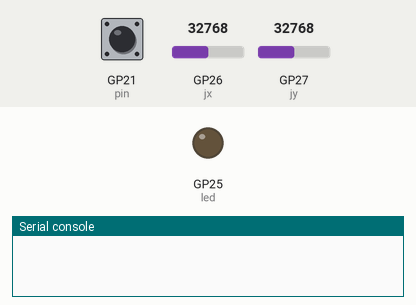
Recording of a program running on a simulated Raspberry Pi Pico running CircuitPython. On the bench: output pins drawn as LEDs (lit = HIGH), the last lines printed to the serial console. Dashed ring = blinking. The test bench sets the inputs (shaded band); at power-on: GP21 (pin) HIGH, GP26 (jx) = 32768, GP27 (jy) = 32768 (analog values on the 0–65535 scale). USB keyboard and mouse output is not drawn.

Above: at 0.1 s.
1.3 s: GP21 (pin) pulled LOW for 0.15 s
At 1.87 s:
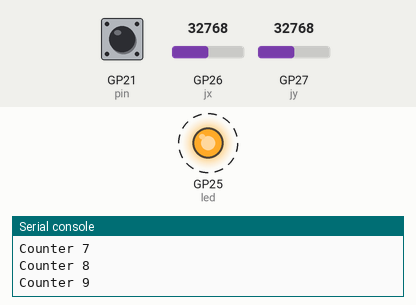
4.3 s: GP21 (pin) pulled LOW for 3.2 s
Timing chart, 0 to 15.0 s (numbered marks = the images above; inputs shaded):
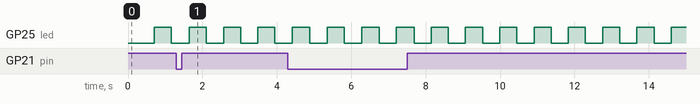

The program:

main.py
```python
import time
import board
import analogio
import digitalio
import usb_hid
from adafruit_hid.keyboard import Keyboard
from adafruit_hid.keycode import Keycode
from adafruit_debouncer import Debouncer

#buffer VALUES
ARCADE = 210
FIGHTING = 60
buffer = ARCADE

#HID member
kbd = Keyboard(usb_hid.devices)

#joystick pins
jy = analogio.AnalogIn(board.A1)
jx = analogio.AnalogIn(board.A0)

#led flash
led = digitalio.DigitalInOut(board.GP25)
led.direction = digitalio.Direction.OUTPUT

#button, debounce library to ensure accurate button presses
pin = digitalio.DigitalInOut(board.GP21)
pin.direction = digitalio.Direction.INPUT
pin.pull = digitalio.Pull.UP
button = Debouncer(pin)

#declare global variable to store previous input and check with current
prevX = None
prevY = None
prevButton = None
calibC = 0
xCalib, yCalib = 0, 0
xsum, ysum = 0, 0
cled = 0
#to determine voltage at analog pins
def get_voltage(raw):
    return (raw * 3.3) / 65536

while True:
    time.sleep(0.015) #sleep to avoid reduce cpu usage
    #must call every iteration to get updated button state
    button.update()

    cled += 1
    if cled == 15:
        led.value = 0
    elif cled == 45:
        #reset so int dooes not take more space than necessary
        led.value = 1
    cled = 0 if cled == 60 else cled
    #print(f"LED: {cled}")
    #read joystick inputs inputs
    x = int(((jx.value) - 32768) / 100)
    y = int(((jy.value) - 32768) / 100)

    #calibration setting, hold button for 4.5 seconds
    if not button.value:
        calibC += 1
        print(f'Counter {calibC}')
        if calibC >= 200:
            print("Calibrating, hold joystick in center position")
            xsum = xsum + x
            ysum = ysum + y
            #print(f'Sum(x,y): {xsum} {ysum}')
            if calibC == 300:
                #print(f'Calibration: {xavg} {yavg}')
                xavg = int(xsum/(300-200))
                yavg = int(ysum/(300-200))
                xCalib = -xavg
                yCalib = -yavg
                calibC = 0
                print(f'Calibration Values(x,y): {xCalib} {yCalib} ')
                kbd.release(Keycode.TAB)
                time.sleep(3.3)
                print("Calibrated!")
            continue

    else:
        xsum, ysum, xavg, yavg, calibC = 0, 0, 0, 0, 0

    #print(f'Calibration --- Counter:{calibC} x:{xCalib} y:{yCalib}')
    ####uncomment to test raw values, edit if there is stick drift occuring (make auto calibration or GUI)###
    #print("x raw:", jx.value, "y raw:", jy.value)
    #print(f"X: {x} Y: {y}")
    xtemp = x
    ytemp = y
    x = x + xCalib
    y = y + yCalib
    #format joystick input for simple logic
    if x > buffer:
        x = 2 #right
    elif x < -buffer:
        x = 0 #left
    else:
        x = 1 #center
    if y > buffer:
        y = 0 #up
    elif y < -buffer:
        y = 2 #down
    else:
        y = 1 #center

    #check if current direction is same as previous, if so skips entire branch
    if (prevX, prevY) != (x, y):

        kbd.release_all()
        #print (f'X: {xtemp} Y: {ytemp}')
        #HID ouputs using adafruit_hid library
        #x, y inputs
        if x == 0 and y == 0:
            kbd.press(Keycode.LEFT_ARROW, Keycode.UP_ARROW)
        elif x == 0 and y == 2:
            kbd.press(Keycode.LEFT_ARROW, Keycode.DOWN_ARROW)
        elif x == 2 and y == 0:
            kbd.press(Keycode.RIGHT_ARROW, Keycode.UP_ARROW)
        elif x == 2 and y == 2:
            kbd.press(Keycode.RIGHT_ARROW, Keycode.DOWN_ARROW)
        else:
            if x == 0:
                kbd.press(Keycode.LEFT_ARROW)
            elif x == 2:
                kbd.press(Keycode.RIGHT_ARROW)
            elif y == 0:
                kbd.press(Keycode.UP_ARROW)
            elif y == 2:
                kbd.press(Keycode.DOWN_ARROW)

    #button input
    if prevButton != button.value:
        if not button.value:
            kbd.press(Keycode.TAB)
        else:
            kbd.release(Keycode.TAB)

    #store previous values
    prevButton = button.value
    prevX, prevY = x, y
```

Measured:
- by itself, GP25 (led): alternates HIGH for 0.46 s and LOW for 0.46 s
